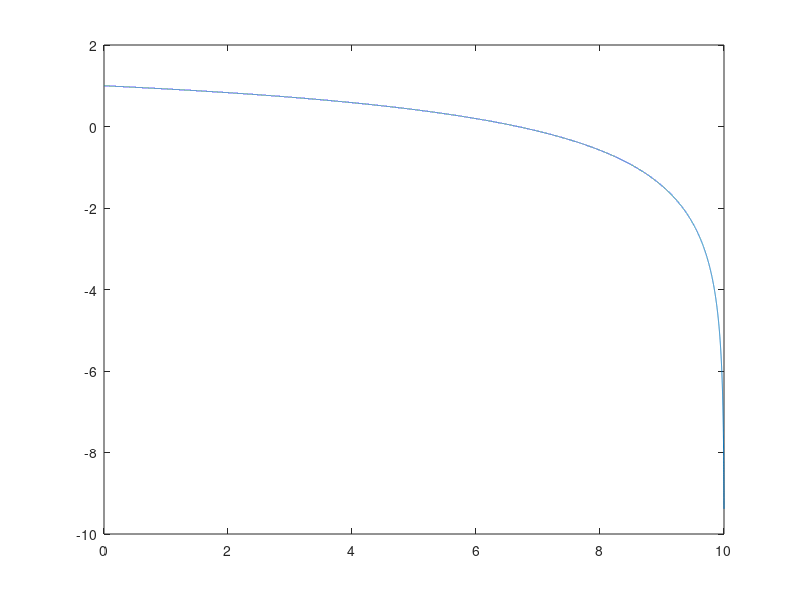
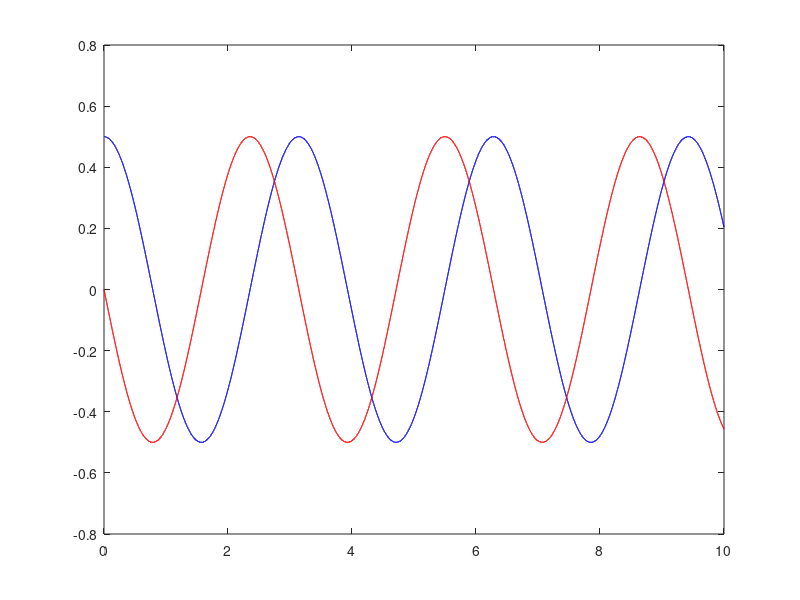

The MATLAB source for these figures, in order:
clear all;
%leapfrog
for nt=[100000 50000]
tmin=0;
tmax=10;
% nt=10000;
t=linspace(0,10,nt);
dt=(tmax-tmin)/nt;

w_i=2;
% w_f=6;
% dT=0.5;
% a=(w_f+w_i)/2;
% b=(w_f-w_i)/2;
% w=a+b.*tanh((t-tmax/2)/dT);
w=2*ones(1,nt);
y1=zeros(1,nt);
y2=zeros(1,nt);

%initial condition

y1(1)=sqrt(1/(2*w_i));
y2(1)=-1i*sqrt(w_i/2);

for n=1:nt-1

y1(n+1)=y1(n)+dt*y2(n)-0.5*(dt^2)*((w(n)^2)*y1(n));

y2(n+1)=y2(n)-0.5*dt*((w(n)^2)*y1(n)+(w(n+1)^2)*y1(n+1));

end

figure(123)
plot(t,real(y1),'b')
hold on
plot(t,imag(y1),'r')
f_ex=0.5*exp(-1i*2*t);

% plot(t,real(f_ex),'k')

    if nt==100000
    e=zeros(1,nt);
    for i=1:nt-1
    e(i)=y1(i+1)-f_ex(i);
    end
%     figure(2)
%     plot(t,real(e))
%     hold on
%     drawnow;
    elseif nt==50000
        e2=zeros(1,nt);
    for i=1:nt-1
    e2(i)=y1(i+1)-f_ex(i);
    end
    end
end
t1=linspace(tmin,tmax,50000);
p=zeros(1,50000);
for i=1:50000
    p(i)=log2(abs(e2(i)/e(i+1)));
end
figure(3)
plot(t1,p)







